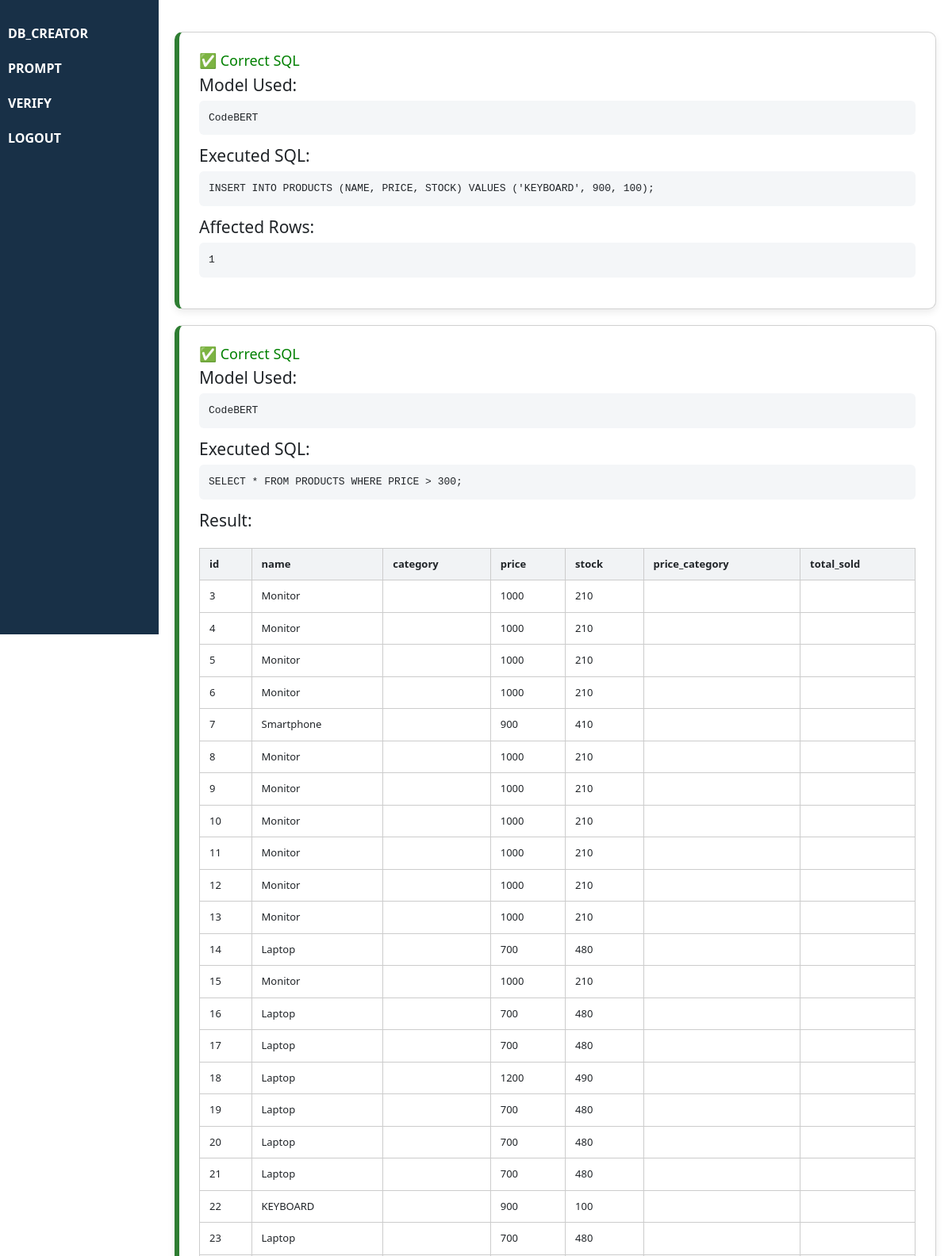
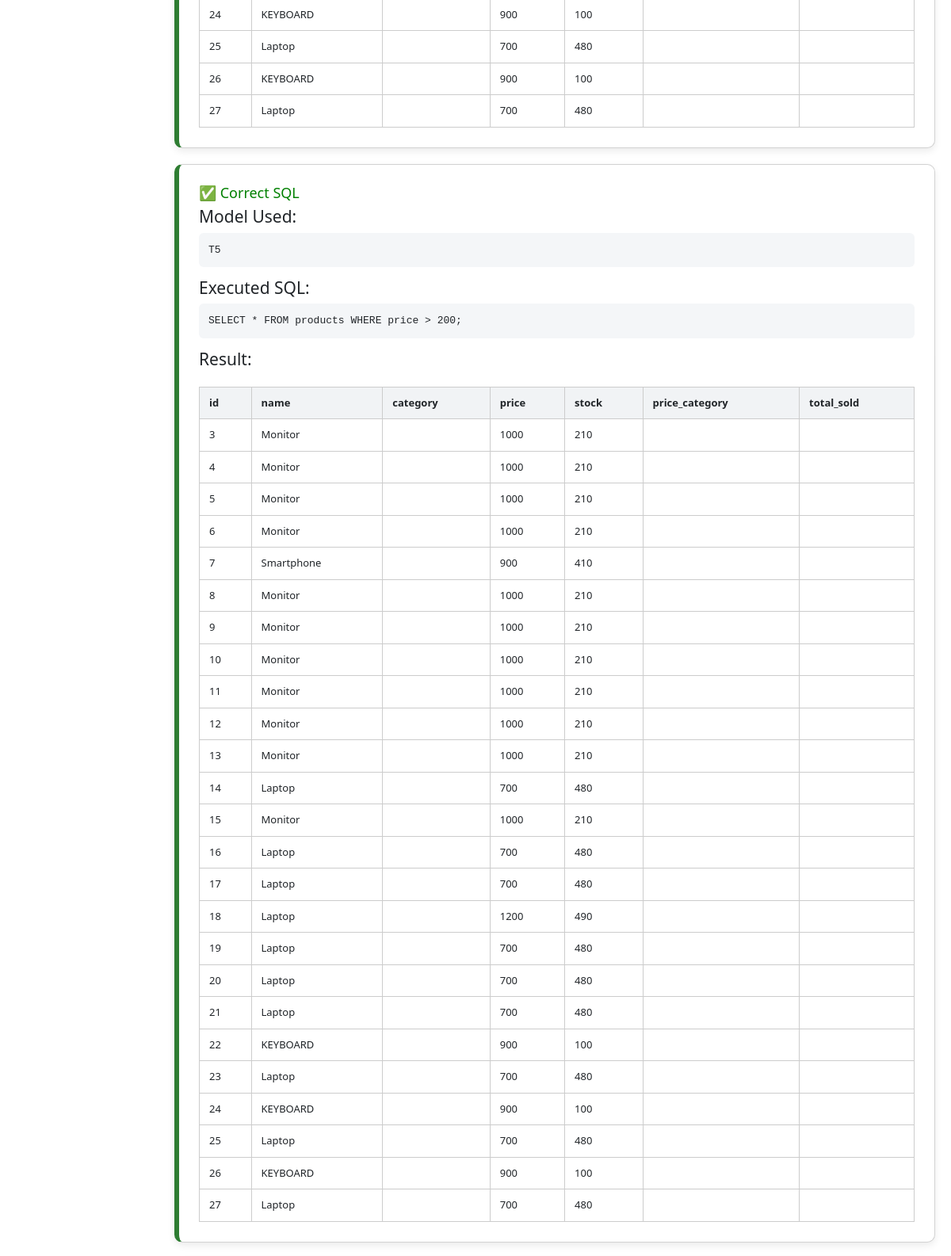
Page /project_sql1/verify.php (upper part) on the committed database (2 pictures, top to bottom).
### tables this page shows
CREATE TABLE `products` (
  `id` int(11) NOT NULL,
  `name` varchar(255) DEFAULT NULL,
  `category` varchar(255) DEFAULT NULL,
  `price` varchar(255) DEFAULT NULL,
  `stock` varchar(255) DEFAULT NULL,
  `price_category` varchar(255) DEFAULT NULL,
  `total_sold` varchar(255) DEFAULT NULL
);

### project_sql1/verify.php (the view, shortened to what this page needs)
<?php
include 'db.php';
$sql_history_query = "SELECT prompt, response AS generated_sql, model_used FROM prompt_history ORDER BY id DESC LIMIT 10";
$history_result = mysqli_query($conn, $sql_history_query);
?>
<!DOCTYPE html>
<html>
<head>
    <link href="https://cdn.jsdelivr.net/npm/bootstrap@5.3.0/dist/css/bootstrap.min.css" rel="stylesheet">
    <link href="https://cdn.jsdelivr.net/npm/bootstrap-icons/font/bootstrap-icons.css" rel="stylesheet">
</head>
<body>
    <div id="sidebar" position="fixed">
        <a href="select_table.php">DB_CREATOR</a>
        <a href="prompt.php">PROMPT</a>
        <a href="verify.php">VERIFY</a>
        <a href="logout.php">LOGOUT</a>
    </div>
    <div class="main-content">
        <?php
        while ($row = mysqli_fetch_assoc($history_result)) {
            $generated_sql = $row['generated_sql'];
            $model_used = $row['model_used'];
            $is_dml = preg_match('/^\s*(INSERT|UPDATE|DELETE)\s/i', $generated_sql);
            if ($is_dml) {
                $dml_result = mysqli_query($conn, $generated_sql);
                $affected_rows = mysqli_affected_rows($conn);
                if ($dml_result) {
                    if ($affected_rows > 0) {
                        echo "<div class='card success'>";
                        echo "<h3 style='color:green;'>✅ Correct SQL</h3>";
                        echo "<h4>Model Used:</h4><pre>" . htmlspecialchars($model_used) . "</pre>";
                        echo "<h4>Executed SQL:</h4><pre>" . htmlspecialchars($generated_sql) . "</pre>";
                        echo "<h4>Affected Rows:</h4><pre>$affected_rows</pre>";
                        echo "</div>";
                    }
                }
                continue;
            }
            $result = mysqli_query($conn, $generated_sql);
            if ($result === true) {
                echo "<div class='card success'>";
                echo "<h3 style='color:green;'>✅ Correct SQL</h3>";
                echo "<h4>Model Used:</h4><pre>" . htmlspecialchars($model_used) . "</pre>";
                echo "<h4>Executed SQL:</h4><pre>$generated_sql</pre>";
                echo "<h4>Query executed successfully.</h4>";
                echo "</div>";
            } elseif ($result && is_object($result) && mysqli_num_rows($result) > 0) {
                echo "<div class='card success'>";
                echo "<h3 style='color:green;'>✅ Correct SQL</h3>";
                echo "<h4>Model Used:</h4><pre>" . htmlspecialchars($model_used) . "</pre>";
                echo "<h4>Executed SQL:</h4><pre>$generated_sql</pre>";
                echo "<h4>Result:</h4>";
                echo "<table><tr>";
                while ($field = mysqli_fetch_field($result)) {
                    echo "<th>{$field->name}</th>";
                }
                echo "</tr>";
                while ($row_data = mysqli_fetch_assoc($result)) {
                    echo "<tr>";
                    foreach ($row_data as $val) {
                        echo "<td>" . htmlspecialchars($val) . "</td>";
                    }
                    echo "</tr>";
                }
                echo "</table>";
                echo "</div>";
            }
        }
        ?>
    </div>
</body>
</html>

### project_sql1/verify.php (style rules this page uses)
html { font-size: 14px; }
body { display: flex; }
#sidebar { position: fixed; top: 0; left: 0; height: 100vh; min-width: 200px; max-width: 200px; background-color: rgb(24, 48, 71); padding-top: 20px; overflow-y: auto; }
#sidebar a { color: white; display: block; padding: 10px; text-decoration: none; font-weight: bold; font-size: 16px; }
body { margin: 0; padding: 0; display: flex; }
.main-content { margin-left: 200px; padding: 20px; flex: 1; }
.card { background: #ffffff; border-radius: 10px; padding: 25px; margin: 20px auto; max-width: 1000px; box-shadow: 0 4px 10px rgba(0, 0, 0, 0.08); overflow-x: auto; border-left: 6px solid transparent; }
.card.success { border-left-color: #2e7d32; }
.card h3 { margin-top: 0; font-size: 18px; }
pre { background: #f4f6f8; padding: 12px; border-radius: 6px; overflow-x: auto; font-size: 13px; white-space: pre-wrap; }
table { width: 100%; border-collapse: collapse; margin-top: 15px; background-color: #fff; }
th, td { padding: 10px 12px; border: 1px solid #ccc; text-align: left; word-break: break-word; max-width: 300px; font-size: 13px; }
th { background-color: #f1f3f5; }

### rows in the picture
products: id "3", name "Monitor", price "1000", stock "210"
products: id "4", name "Monitor", price "1000", stock "210"
products: id "5", name "Monitor", price "1000", stock "210"
products: id "6", name "Monitor", price "1000", stock "210"
products: id "7", name "Smartphone", price "900", stock "410"
products: id "8", name "Monitor", price "1000", stock "210"
products: id "9", name "Monitor", price "1000", stock "210"
products: id "10", name "Monitor", price "1000", stock "210"
products: id "11", name "Monitor", price "1000", stock "210"
products: id "12", name "Monitor", price "1000", stock "210"
products: id "13", name "Monitor", price "1000", stock "210"
products: id "14", name "Laptop", price "700", stock "480"
products: id "15", name "Monitor", price "1000", stock "210"
products: id "16", name "Laptop", price "700", stock "480"
products: id "17", name "Laptop", price "700", stock "480"
products: id "18", name "Laptop", price "1200", stock "490"
products: id "19", name "Laptop", price "700", stock "480"
products: id "20", name "Laptop", price "700", stock "480"
products: id "21", name "Laptop", price "700", stock "480"
products: id "22", name "KEYBOARD", price "900", stock "100"
products: id "23", name "Laptop", price "700", stock "480"
products: id "24", name "KEYBOARD", price "900", stock "100"
products: id "25", name "Laptop", price "700", stock "480"
products: id "26", name "KEYBOARD", price "900", stock "100"
products: id "27", name "Laptop", price "700", stock "480"

### other values in the picture
$model_used "CodeBERT"
$generated_sql "INSERT INTO PRODUCTS (NAME, PRICE, STOCK) VALUES ('KEYBOARD', 900, 100);"
$affected_rows "1"
$generated_sql "SELECT * FROM PRODUCTS WHERE PRICE > 300;"
$field->name "id"
$field->name "name"
$field->name "category"
$field->name "price"
$field->name "stock"
$field->name "price_category"
$field->name "total_sold"
$model_used "T5"
$generated_sql "SELECT * FROM products WHERE price > 200;"
